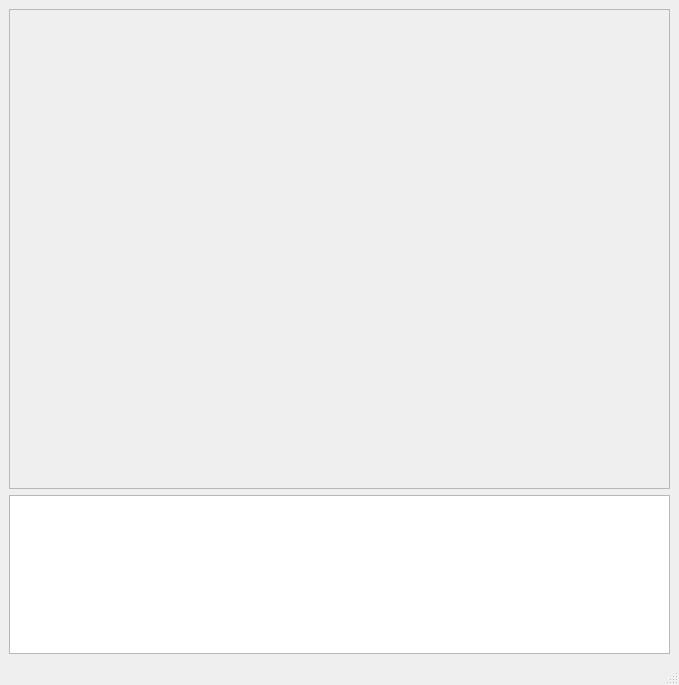
<?xml version="1.0" encoding="UTF-8"?>
<ui version="4.0">
 <class>MainWindow</class>
 <widget class="QMainWindow" name="MainWindow">
  <property name="geometry">
   <rect>
    <x>0</x>
    <y>0</y>
    <width>679</width>
    <height>685</height>
   </rect>
  </property>
  <property name="windowTitle">
   <string>MainWindow</string>
  </property>
  <widget class="QWidget" name="centralwidget">
   <layout class="QVBoxLayout" name="verticalLayout">
    <item>
     <widget class="QFrame" name="viewFrame">
      <property name="minimumSize">
       <size>
        <width>640</width>
        <height>480</height>
       </size>
      </property>
      <property name="frameShape">
       <enum>QFrame::StyledPanel</enum>
      </property>
      <property name="frameShadow">
       <enum>QFrame::Raised</enum>
      </property>
      <widget class="QWidget" name="verticalLayoutWidget">
       <property name="geometry">
        <rect>
         <x>-1</x>
         <y>-1</y>
         <width>661</width>
         <height>491</height>
        </rect>
       </property>
       <layout class="QVBoxLayout" name="viewLayout"/>
      </widget>
     </widget>
    </item>
    <item>
     <widget class="QPlainTextEdit" name="pLog">
      <property name="minimumSize">
       <size>
        <width>640</width>
        <height>140</height>
       </size>
      </property>
     </widget>
    </item>
   </layout>
  </widget>
  <widget class="QMenuBar" name="menubar">
   <property name="geometry">
    <rect>
     <x>0</x>
     <y>0</y>
     <width>679</width>
     <height>21</height>
    </rect>
   </property>
  </widget>
  <widget class="QStatusBar" name="statusbar"/>
 </widget>
 <resources/>
 <connections/>
</ui>
